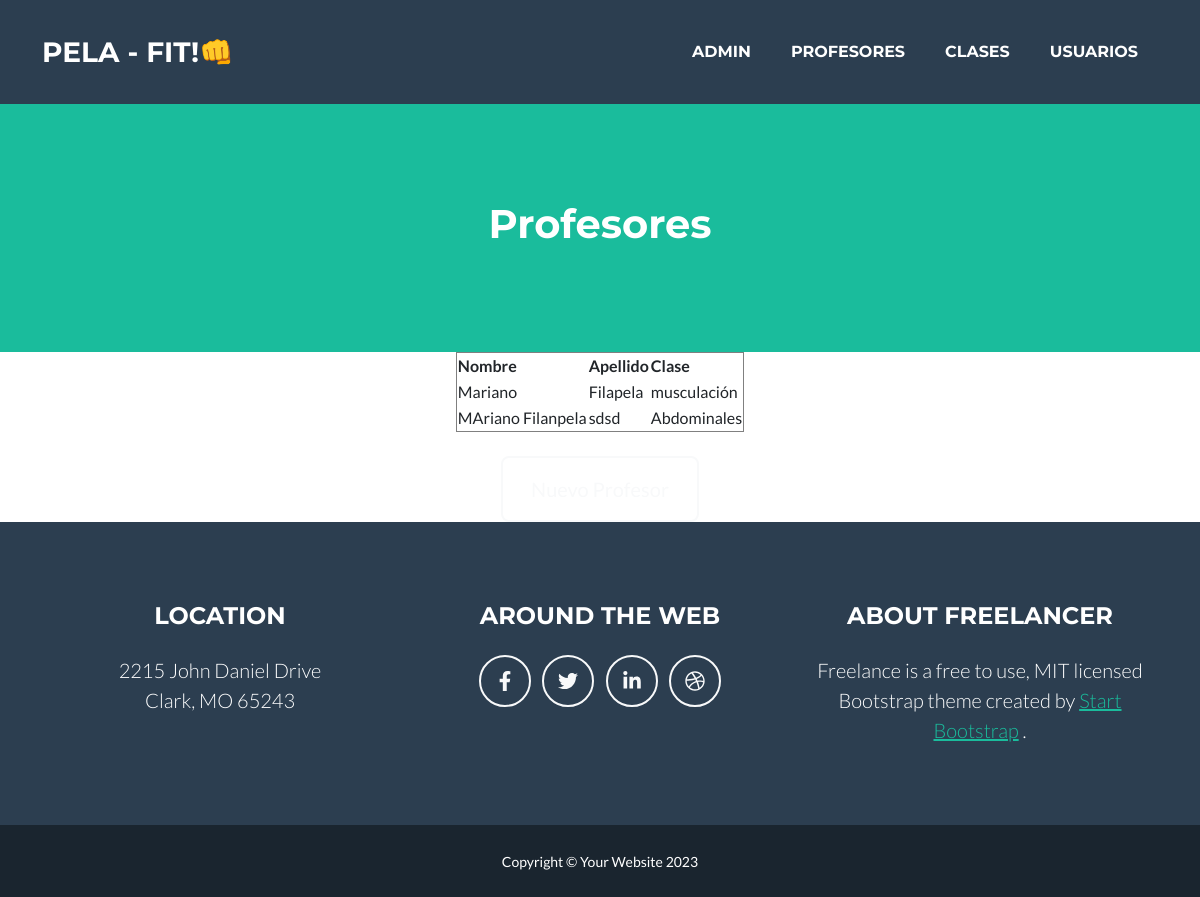
Page /profesor/list on the earlier database version.
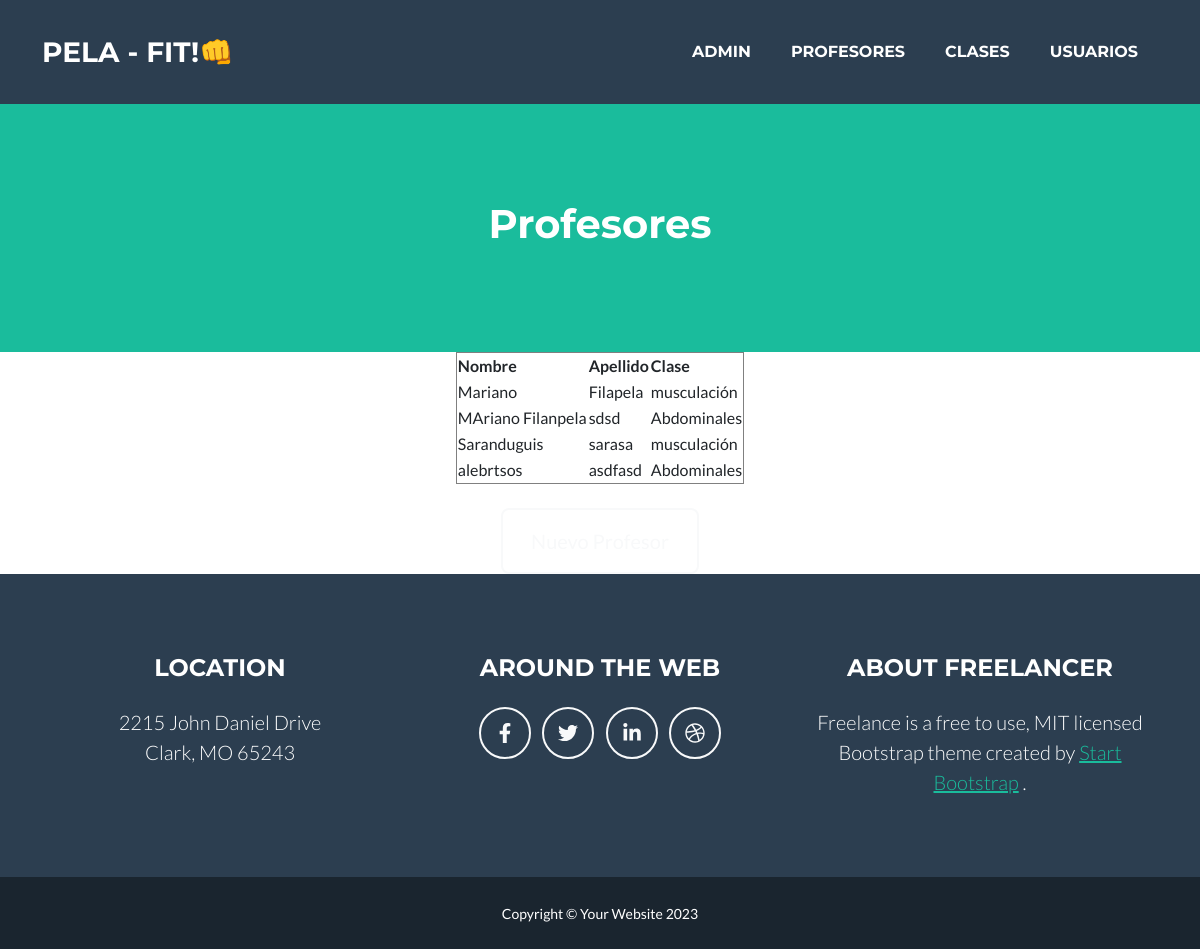
Same page on the later database version.
### cliente/models.py (models this page shows, shortened)
class Persona(models.Model):
    nombre = models.CharField(max_length = 100)
    apellido = models.CharField(max_length = 100)

class Profesor(Persona):
    clase_id = models.ForeignKey(Clase, null = True, blank = True, on_delete = models.SET_NULL)
    class Meta:
        verbose_name_plural ="Profesores"

class Persona(models.Model):
    nombre = models.CharField(max_length = 100)
    apellido = models.CharField(max_length = 100)

class Clase(models.Model):
    nombre = models.CharField(max_length =100)
    duracion = models.CharField(max_length= 3)
    def __str__(self):
        return self.nombre
    class Meta:
        verbose_name_plural ="Clases"

### cliente/views.py (the view)
# urls.py: path("profesor/list", views.profesor_list, name = "profesor_list" ),
def profesor_list(request):
    profesores = Profesor.objects.all()
    context =  {"profesores": profesores}
    return render(request, "cliente/profesor_list.html", context)

### cliente/templates/cliente/profesor_list.html (shortened to what this page needs)
{% extends 'core/base.html' %}
{% block content %}
<header class="masthead bg-primary text-white text-center">
    <div class="container d-flex align-items-center flex-column">
    <h1>Profesores</h1>
</header class="masterhead bg-primary text- black text-center">
<div class="container d-flex align-items-center flex-column">
    <header> <table border="1">
            <thead>
                <th>Nombre</th>
                <th>Apellido</th>
                <th>Clase</th>
            </thead>
            <tbody>
                {% for profesor in profesores %}
                <tr>
                    <td>{{ profesor.nombre }}</td>
                    <td>{{ profesor.apellido }}</td>
                    <td>{{ profesor.clase_id }} </td>
                </tr>
        {% endfor %}</li>
    </tbody>
    </table>
</div>
<div class="text-center mt-4">
    <a class="btn btn-xl btn-outline-light"  href=" {% url 'cliente:profesor_create' %}">Nuevo Profesor</a>
{% endblock content %}

Differences in the rows shown:
added Profesor: nombre "Saranduguis", apellido "sarasa", clase_id "musculación"
added Profesor: nombre "alebrtsos", apellido "asdfasd", clase_id "Abdominales"
